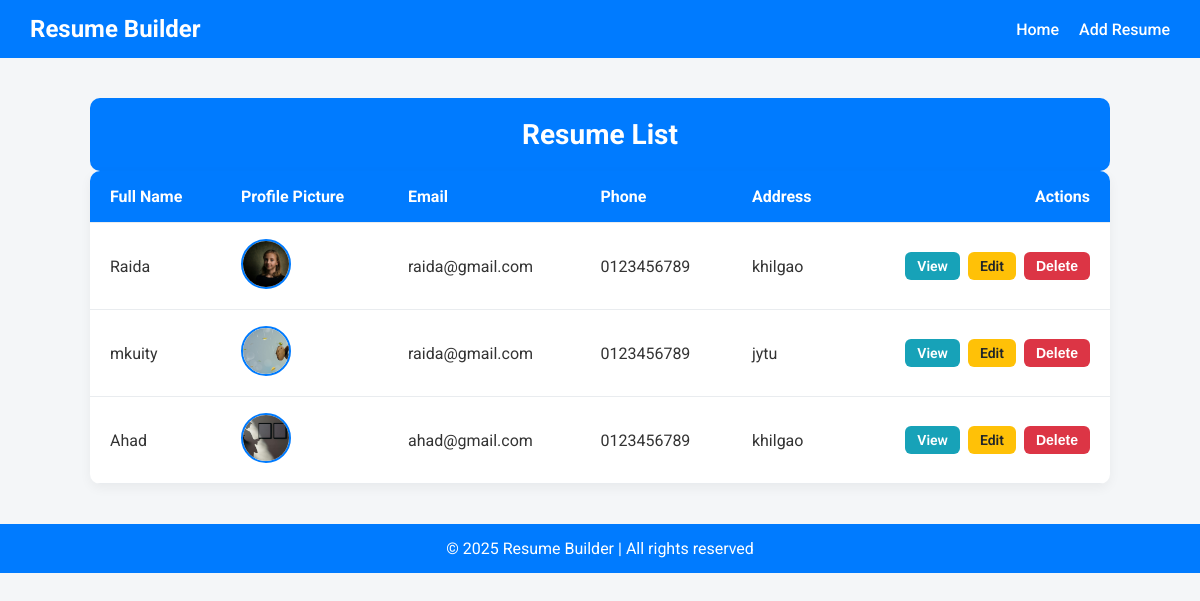
The page / on the database its author committed.
### ResumeBuilderApp/models.py (models this page shows)
class ResumeModel(models.Model):
    Full_Name=models.CharField(max_length=50)
    Profile_Picture=models.ImageField(upload_to='profile_pictures/', null=True, blank=True)
    Email=models.EmailField()
    Phone=models.CharField(max_length=15)
    Address=models.CharField(max_length=150)
    Summary=models.CharField(max_length=100)
    Degree=models.CharField(max_length=100)
    Institute_Name=models.CharField(max_length=100)
    Year_of_Graduation=models.DateField()
    Company_Name=models.CharField(max_length=100)
    Position=models.CharField(max_length=100)
    Years_of_Experience=models.PositiveIntegerField()
    Skills = models.TextField(help_text="Enter skills separated by commas")
    Hobbies = models.TextField(help_text="Enter hobbies separated by commas")
    Achievements = models.TextField(help_text="Enter achievements separated by commas")

### ResumeBuilderApp/views.py (the view)
# urls.py: path('',home,name='home'),
def home(request):
    resumeData = ResumeModel.objects.all()
    return render(request,'home.html',{'resumes':resumeData})

### ResumeBuilderApp/templates/home.html (shortened to what this page needs)
{% extends 'master.html' %}
{% block content %}
<div class="container">
    <div class="header">Resume List</div>
    <table>
        <thead>
            <tr>
                <th>Full Name</th>
                <th>Profile Picture</th>
                <th>Email</th>
                <th>Phone</th>
                <th>Address</th>
                <th style="text-align: right;">Actions</th>
            </tr>
        </thead>
        <tbody>
            {% for resume in resumes %}
            <tr>
                <td>{{ resume.Full_Name }}</td>
                <td>
                    {% if resume.Profile_Picture %}
                        <img src="{{ resume.Profile_Picture.url }}" class="profile-pic" alt="Profile Picture">
                    {% else %}
                        <span>No Image</span>
                    {% endif %}
                </td>
                <td>{{ resume.Email }}</td>
                <td>{{ resume.Phone }}</td>
                <td>{{ resume.Address }}</td>
                <td>
                    <div class="actions">
                        <a href="{% url 'view_resume' resume.id %}" class="btn btn-view">View</a>
                        <a href="{% url 'edit_resume' resume.id %}" class="btn btn-edit">Edit</a>
                        <form action="{% url 'delete_resume' resume.id %}" method="post" style="display:inline;">
                            <button type="submit" class="btn btn-delete" onclick="return confirm('Are you sure you want to delete this resume?');">Delete</button>
                        </form>
                    </div>
                </td>
            </tr>
            {% empty %}
            <tr>
                <td colspan="6" style="text-align:center;">No resumes found.</td>
            </tr>
            {% endfor %}
        </tbody>
    </table>
</div>
{% endblock %}

### ResumeBuilderApp/templates/master.html (style rules this page uses)
* { margin: 0; padding: 0; box-sizing: border-box; }
body { font-family: 'Roboto', sans-serif; background-color: #f4f6f8; color: #333; }
.container { max-width: 1100px; margin: 40px auto; padding: 0 20px; }

### ResumeBuilderApp/templates/home.html (style rules this page uses)
.header { background-color: #007bff; color: white; padding: 20px 40px; text-align: center; font-size: 28px; font-weight: bold; border-radius: 10px; }
.container { max-width: 1100px; margin: 40px auto; padding: 0 20px; }
table { width: 100%; border-collapse: collapse; background-color: white; box-shadow: 0 4px 12px rgba(0,0,0,0.05); border-radius: 10px; overflow: hidden; }
thead { background-color: #007bff; color: white; }
th, td { padding: 16px 20px; text-align: left; border-bottom: 1px solid #e9ecef; vertical-align: middle; }
.profile-pic { width: 50px; height: 50px; border-radius: 50%; object-fit: cover; border: 2px solid #007bff; }
.actions { display: flex; gap: 8px; justify-content: flex-end; }
.btn { padding: 6px 12px; border-radius: 6px; border: none; cursor: pointer; font-size: 14px; font-weight: 600; transition: background-color 0.3s ease; color: white; text-decoration: none; display: inline-block; }
.btn-view { background-color: #17a2b8; }
.btn-edit { background-color: #ffc107; color: #212529; }
.btn-delete { background-color: #dc3545; }

### rows shown on the page
ResumeModel: Full_Name "Raida", Profile_Picture (picture), Email "raida@gmail.com", Phone "0123456789", Address "khilgao"
ResumeModel: Full_Name "mkuity", Profile_Picture (picture), Email "raida@gmail.com", Phone "0123456789", Address "jytu"
ResumeModel: Full_Name "Ahad", Profile_Picture (picture), Email "ahad@gmail.com", Phone "0123456789", Address "khilgao"

### other values the page prints
{{ now|default:"2025" }} "2025"
